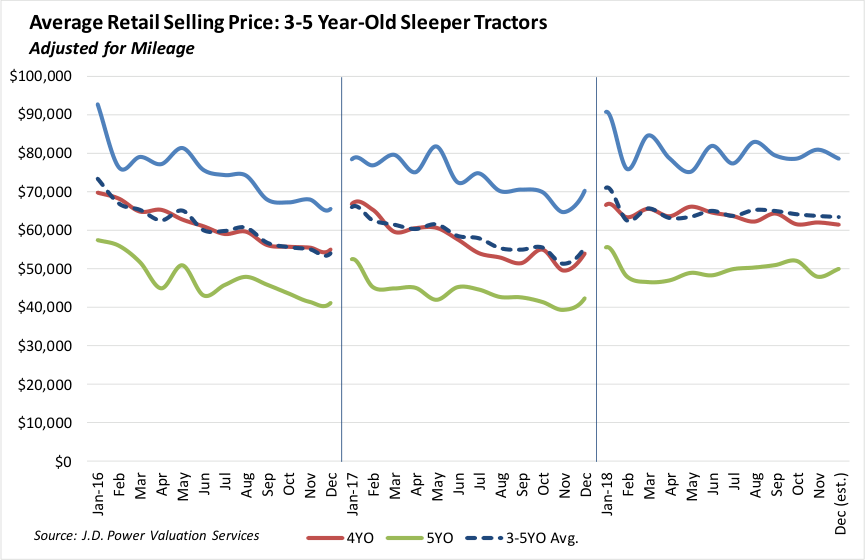
#> input picture data/extracted_images/01_2019_retail_price_plot_cropped.png, 865 x 560 px
$ python -i extract_pdf_content.py   (imports and definitions only)
#> lines starting #> are read from the running program, lines starting #| are printed output that depends on the picture; after the words box and inside, x2 and y2 are one past the last pixel; in counts of white or black regions, pixels touching at a corner belong together
import fitz  # PyMuPDF
import os
import json
import matplotlib.pyplot as plt
import numpy as np
from PIL import Image, ImageDraw
import cv2
import shutil
import re
import csv
from datetime import datetime

def crop_to_plot_bounding_box(image_path, error_log_path=None):
    """
    Crop the image to the exact bounding box of the plot area using contour detection.
    Additionally, save an image with the bounding box drawn for visualization.

    Parameters:
        image_path (str): Path to the image to be cropped.
        error_log_path (str, optional): Path to save error logs

    Returns:
        str: Path to the cropped image.
        bool: Whether cropping was successful
    """
    # Open the image
    image = Image.open(image_path)
#> image is the input picture: PIL image 865x560 RGB; mean R, G, B 245.2, 245.4, 245.5
    img_cv = cv2.cvtColor(np.array(image), cv2.COLOR_RGB2BGR)

    # Convert to grayscale for processing
    gray = cv2.cvtColor(img_cv, cv2.COLOR_BGR2GRAY)
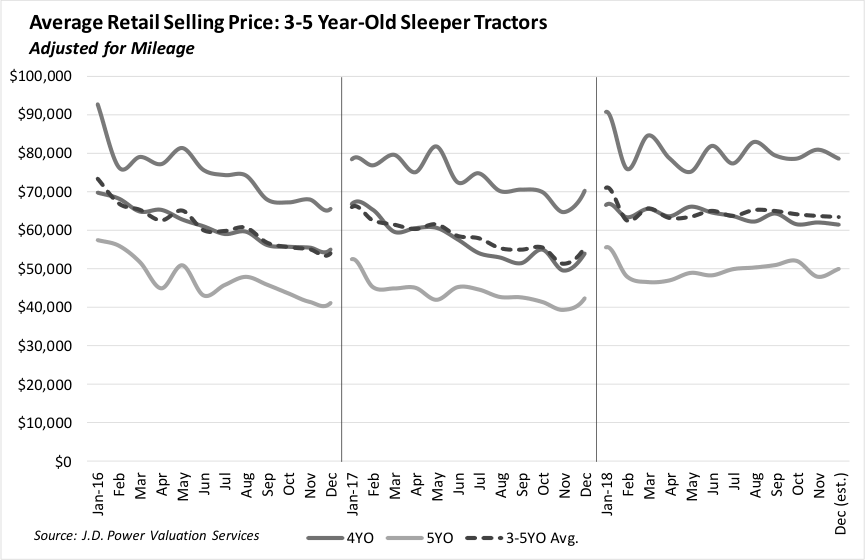
#> gray: shape (560, 865); min 0, max 255, mean 245.4

    # Apply threshold to separate foreground from background
    _, binary = cv2.threshold(gray, 240, 255, cv2.THRESH_BINARY_INV)
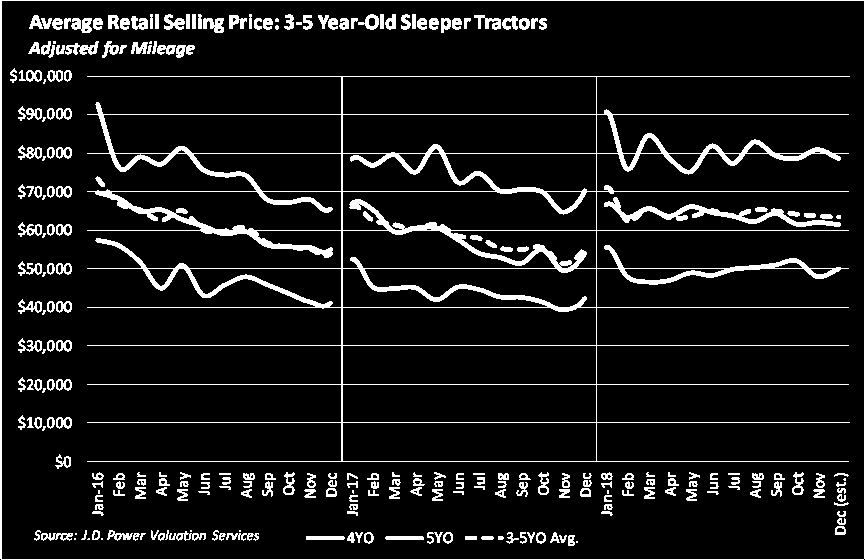
#> binary: shape (560, 865); 8.9% white; 270 white regions (27 under 20 px), largest, box (x1, y1, x2, y2) and area: (87, 76, 850, 462) 21364, (0, 0, 865, 560) 3402, (604, 197, 841, 227) 1574

    # Find contours
    contours, _ = cv2.findContours(binary, cv2.RETR_EXTERNAL, cv2.CHAIN_APPROX_SIMPLE)
#> contours = 1 item

    # Sort contours by area (largest first)
    contours = sorted(contours, key=cv2.contourArea, reverse=True)

    # Get the filename from the path for error logging
    filename = os.path.basename(image_path)
    pdf_name = filename.replace("_retail_price_plot.png", "").replace("_retail_price_plot_fallback.png", "")

    # Process the largest contour that might be the chart
    for contour in contours:
        # Get the contour area
        area = cv2.contourArea(contour)

        # Skip if the area is too small or too large
        total_area = img_cv.shape[0] * img_cv.shape[1]
        if area < (total_area * 0.02) or area > (total_area * 0.95):
            continue

        # Get bounding rectangle
        x, y, w, h = cv2.boundingRect(contour)

        # Skip if aspect ratio is extreme
        aspect_ratio = float(w) / h
        if aspect_ratio < 0.1 or aspect_ratio > 8:
            continue

        # Crop the image to the bounding box
        cropped_image = image.crop((x, y, x + w, y + h))

        # Define the extracted images directory
        extracted_images_dir = r"C:\Users\clint\Desktop\Lifecycle Code\data\extracted_images"
        os.makedirs(extracted_images_dir, exist_ok=True)

        # Save the cropped image to the extracted_images directory
        cropped_image_path = os.path.join(extracted_images_dir, filename.replace(".png", "_cropped.png"))
        cropped_image.save(cropped_image_path)
        print(f"Cropped image saved to {cropped_image_path}")

        # Draw the bounding box on the original image for visualization
        draw_image = image.copy()
        draw = ImageDraw.Draw(draw_image)
        draw.rectangle([x, y, x + w, y + h], outline="red", width=3)

        # Define the logs directory
        logs_dir = r"C:\Users\clint\Desktop\Lifecycle Code\data\extracted_images\logs"
        os.makedirs(logs_dir, exist_ok=True)

        # Save the image with the bounding box to the logs directory
        bbox_image_path = os.path.join(logs_dir, filename.replace(".png", "_bbox.png"))
        draw_image.save(bbox_image_path)
        print(f"Bounding box visualization saved to {bbox_image_path}")

        return cropped_image_path, True
#> this loop made 1 pass
#> (area, total_area) on pass 1: (482975, 484400)

    print(f"No suitable plot detected in {image_path}. Skipping cropping.")

    # Log the cropping failure if error_log_path is provided
    if error_log_path:
        try:
            with open(error_log_path, 'a', newline='') as csvfile:
                writer = csv.DictWriter(csvfile, fieldnames=['pdf_name', 'pdf_path', 'timestamp', 'error', 'pages_checked', 'detected_keywords'])
                writer.writerow({
                    'pdf_name': pdf_name,
                    'pdf_path': image_path,
                    'timestamp': datetime.now().strftime("%Y-%m-%d %H:%M:%S"),
                    'error': 'Image identified but cropping failed - No suitable plot contour detected',
                    'pages_checked': 1,
                    'detected_keywords': 'Cropping failure'
                })
        except Exception as e:
            print(f"Failed to log cropping error: {str(e)}")

    return image_path, False

# [486 lines left out: functions extract_retail_price_plots, generate_html_report, generate_combined_html_report, process_all_pdfs_for_retail_price_charts, not called in this run]

# If run directly, process one PDF or all PDFs in the folder
# [110 lines not run here, left out]

>>> result = crop_to_plot_bounding_box('../../data/extracted_images/01_2019_retail_price_plot_cropped.png')

$ run again, on data/extracted_images/01_2023_retail_price_plot_cropped.png
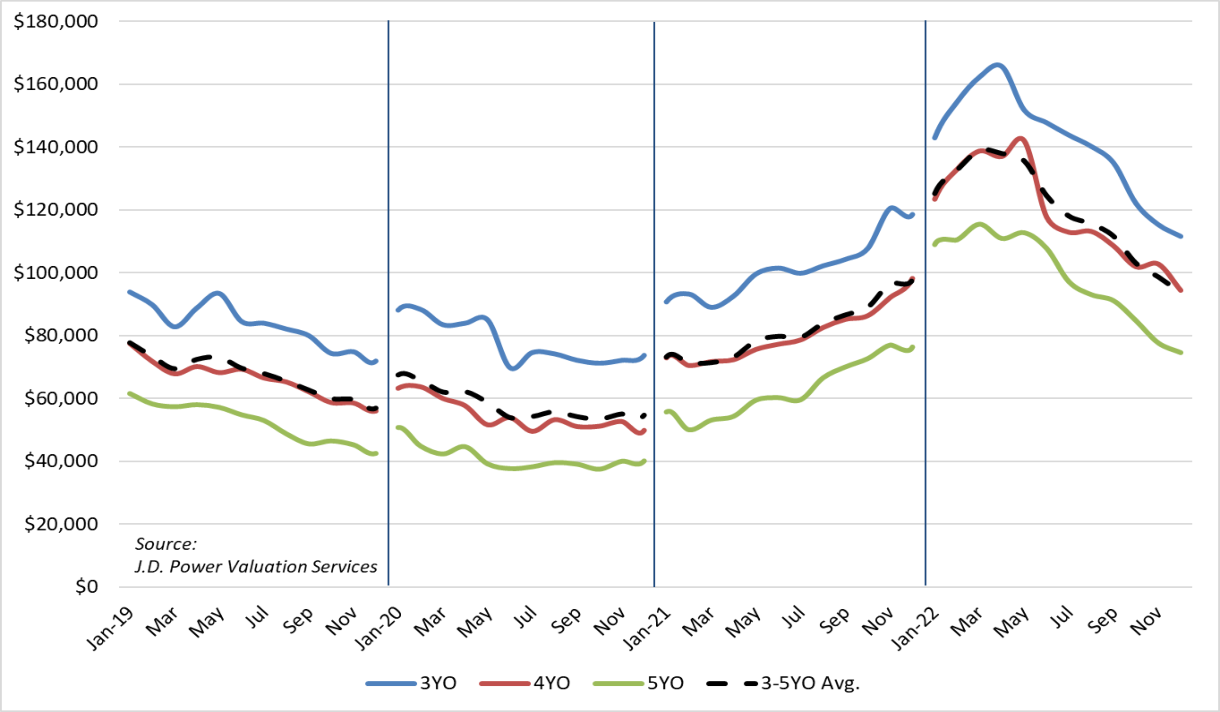
#> input picture data/extracted_images/01_2023_retail_price_plot_cropped.png, 1220 x 712 px
#> in crop_to_plot_bounding_box, image is the input picture: PIL image 1220x712 RGB; mean R, G, B 247.3, 247.3, 247.3
#> in crop_to_plot_bounding_box, `gray = cv2.cvtColor(img_cv, cv2.COLOR_BGR2GRAY)`:
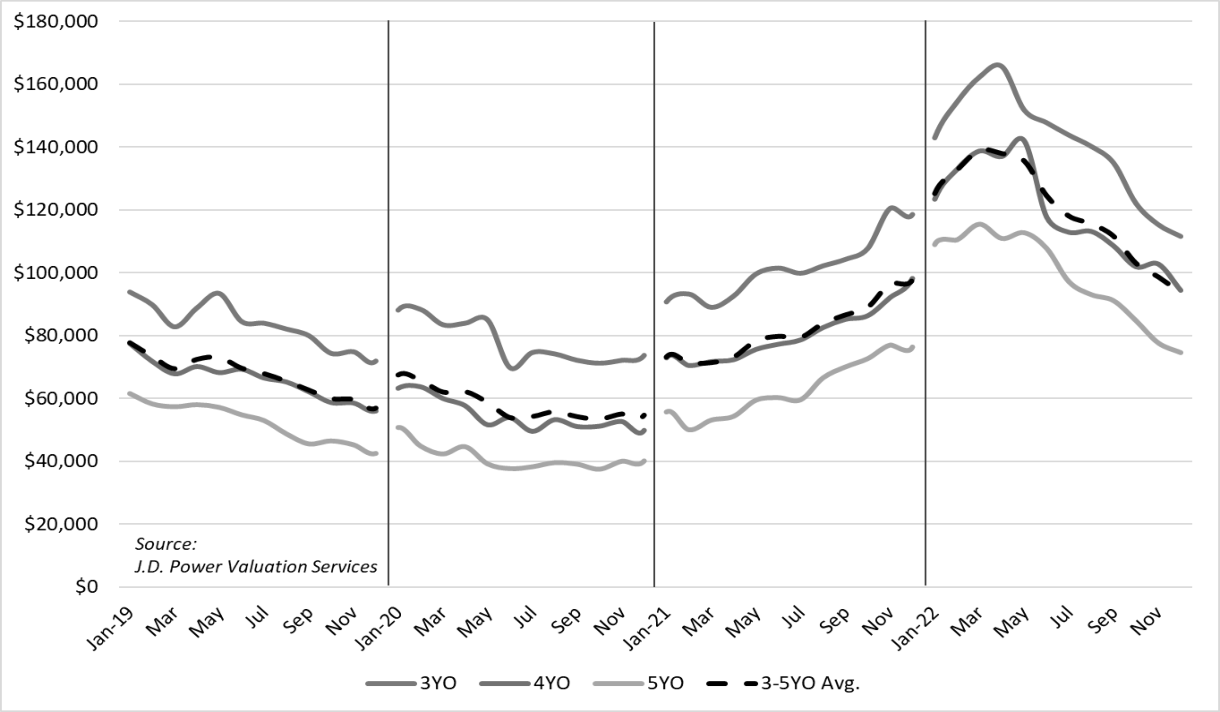
#> gray: shape (712, 1220); min 0, max 255, mean 247.3
#> in crop_to_plot_bounding_box, `_, binary = cv2.threshold(gray, 240, 255, cv2.THRESH_BINARY_INV)`:
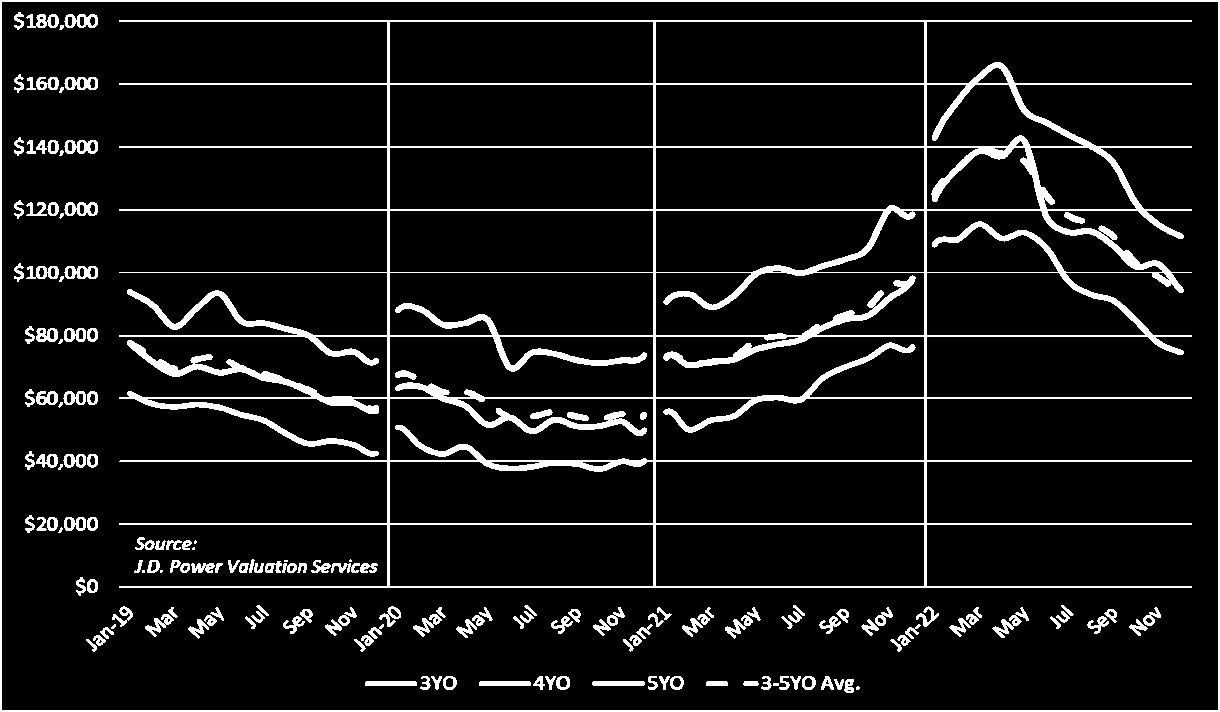
#> binary: shape (712, 1220); 8.5% white; 168 white regions (16 under 20 px), largest, box (x1, y1, x2, y2) and area: (119, 20, 1192, 588) 48695, (0, 0, 1220, 712) 7712, (992, 607, 1029, 638) 320
#> contours = [[[0, 0], [0, 711], [1219, 711], [1219, 0]]]
#> the loop in crop_to_plot_bounding_box, `for contour in contours:` made 1 pass
#> (contour, area, total_area) on pass 1: ([[0, 0], [0, 711], [1219, 711], [1219, 0]], 866709, 868640)

$ run again, on data/extracted_images/01_2025_retail_price_plot_cropped.png
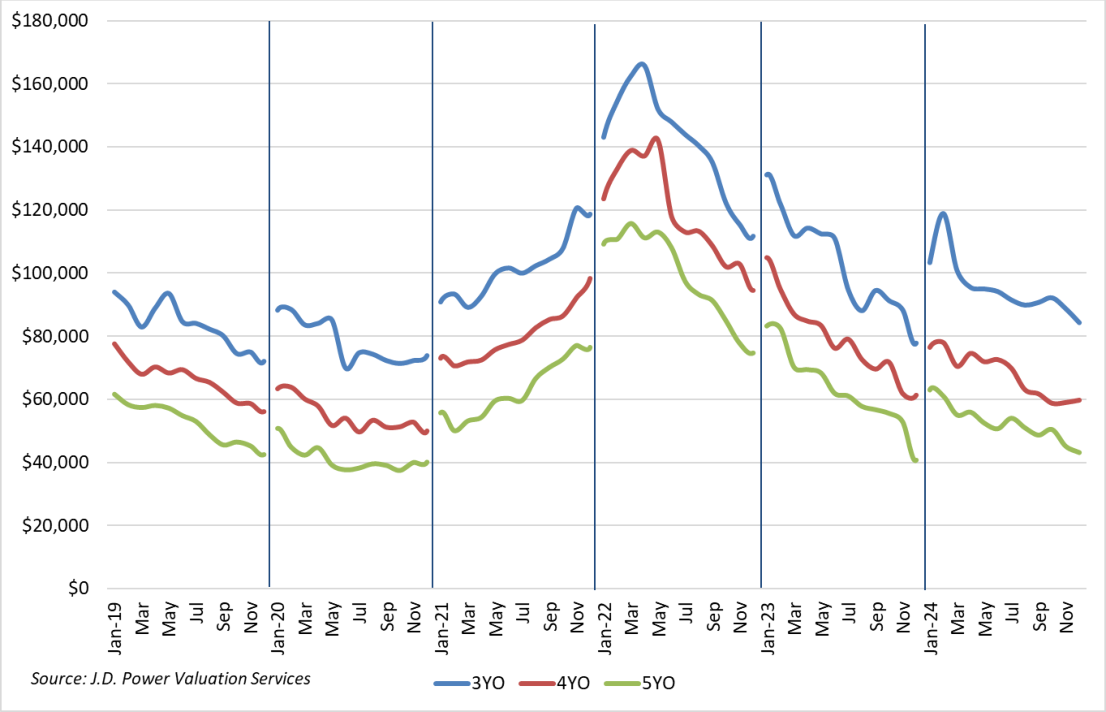
#> input picture data/extracted_images/01_2025_retail_price_plot_cropped.png, 1106 x 712 px
#> in crop_to_plot_bounding_box, image is the input picture: PIL image 1106x712 RGB; mean R, G, B 246.8, 246.8, 246.9
#> in crop_to_plot_bounding_box, `gray = cv2.cvtColor(img_cv, cv2.COLOR_BGR2GRAY)`:
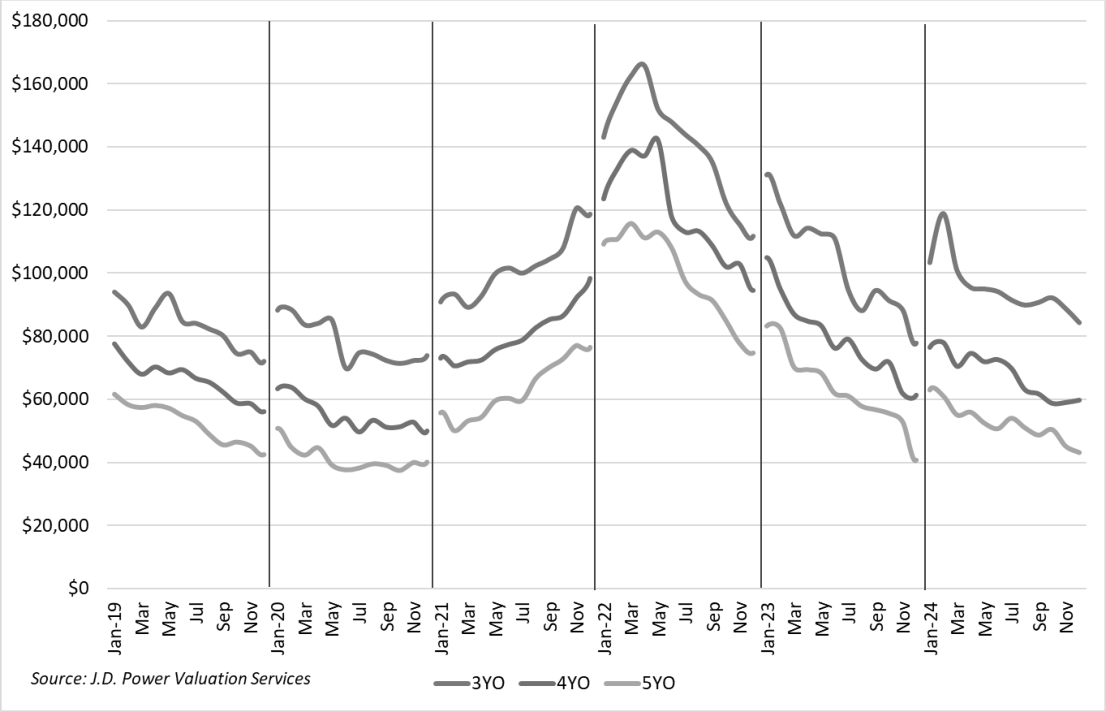
#> gray: shape (712, 1106); min 0, max 255, mean 246.8
#> in crop_to_plot_bounding_box, `_, binary = cv2.threshold(gray, 240, 255, cv2.THRESH_BINARY_INV)`:
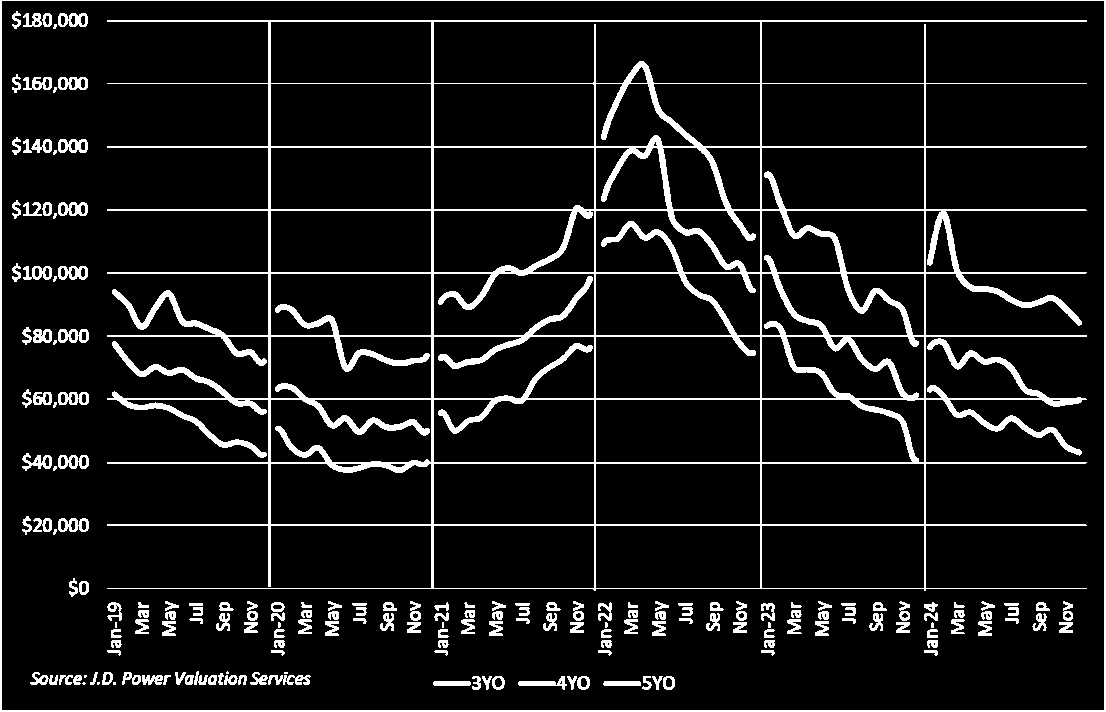
#> binary: shape (712, 1106); 9.1% white; 187 white regions (21 under 20 px), largest, box (x1, y1, x2, y2) and area: (107, 20, 1087, 591) 47651, (0, 0, 1106, 712) 6154, (58, 139, 88, 153) 274
#> contours = [[[0, 0], [0, 711], [1105, 711], [1105, 0]]]
#> the loop in crop_to_plot_bounding_box, `for contour in contours:` made 1 pass
#> (contour, area, total_area) on pass 1: ([[0, 0], [0, 711], [1105, 711], [1105, 0]], 785655, 787472)

$ run again, on data/extracted_images/02_2018_retail_price_plot_cropped.png
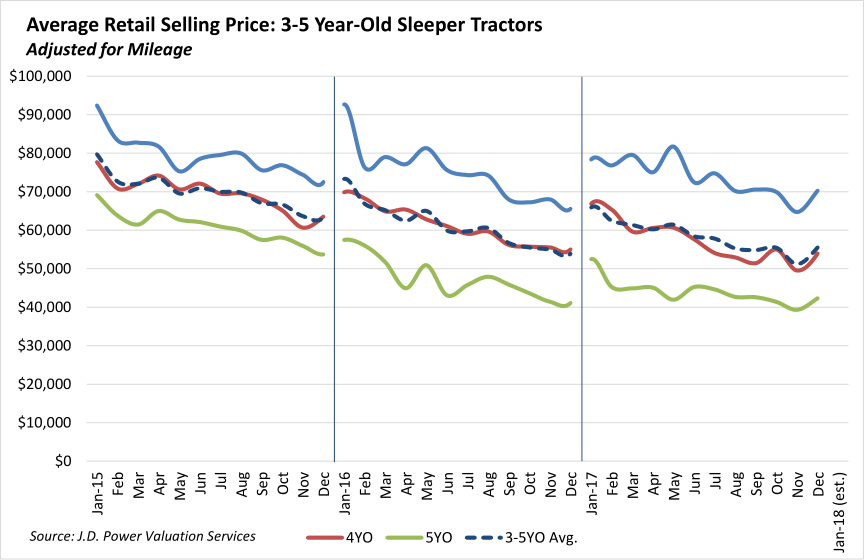
#> input picture data/extracted_images/02_2018_retail_price_plot_cropped.png, 864 x 560 px
#> in crop_to_plot_bounding_box, image is the input picture: PIL image 864x560 RGB; mean R, G, B 245.1, 245.3, 245.4
#> in crop_to_plot_bounding_box, `gray = cv2.cvtColor(img_cv, cv2.COLOR_BGR2GRAY)`:
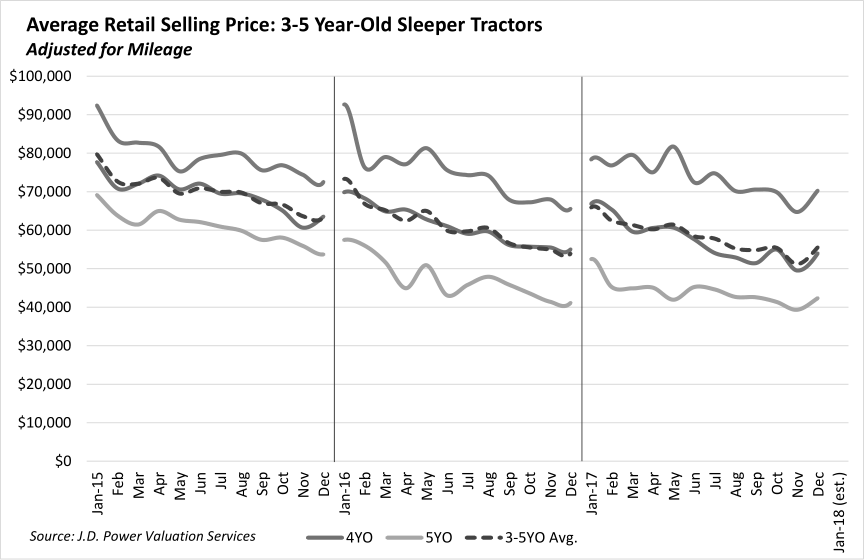
#> gray: shape (560, 864); min 0, max 255, mean 245.3
#> in crop_to_plot_bounding_box, `_, binary = cv2.threshold(gray, 240, 255, cv2.THRESH_BINARY_INV)`:
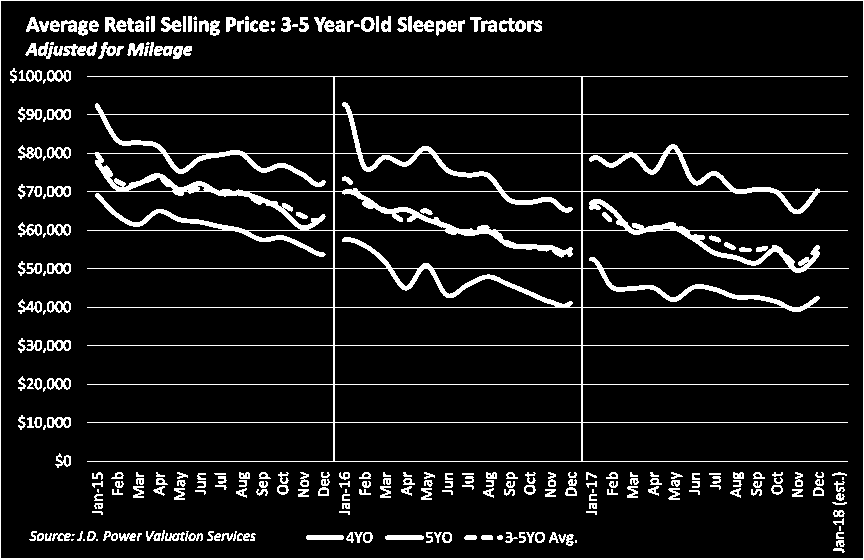
#> binary: shape (560, 864); 9% white; 278 white regions (29 under 20 px), largest, box (x1, y1, x2, y2) and area: (87, 76, 849, 462) 22870, (0, 0, 864, 560) 3706, (63, 42, 97, 56) 260
#> contours = [[[0, 0], [0, 559], [863, 559], [863, 0]]]
#> the loop in crop_to_plot_bounding_box, `for contour in contours:` made 1 pass
#> (contour, area, total_area) on pass 1: ([[0, 0], [0, 559], [863, 559], [863, 0]], 482417, 483840)
